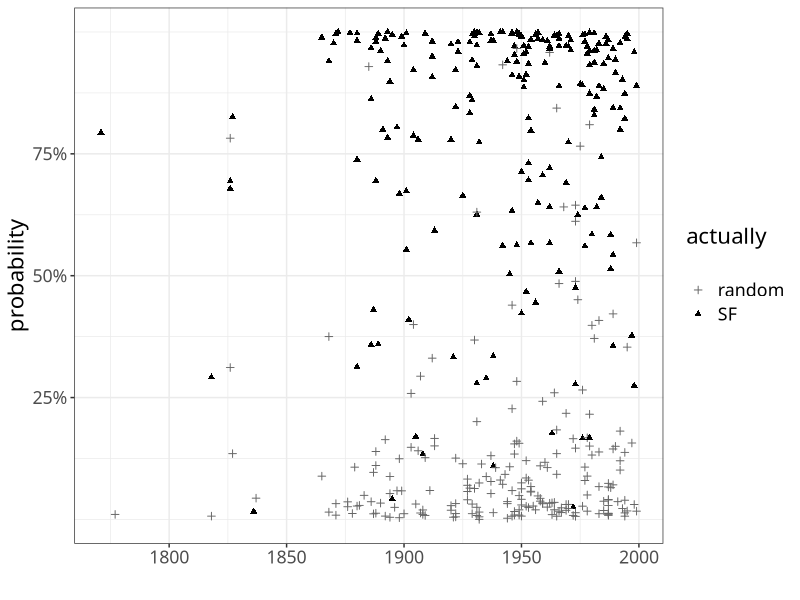
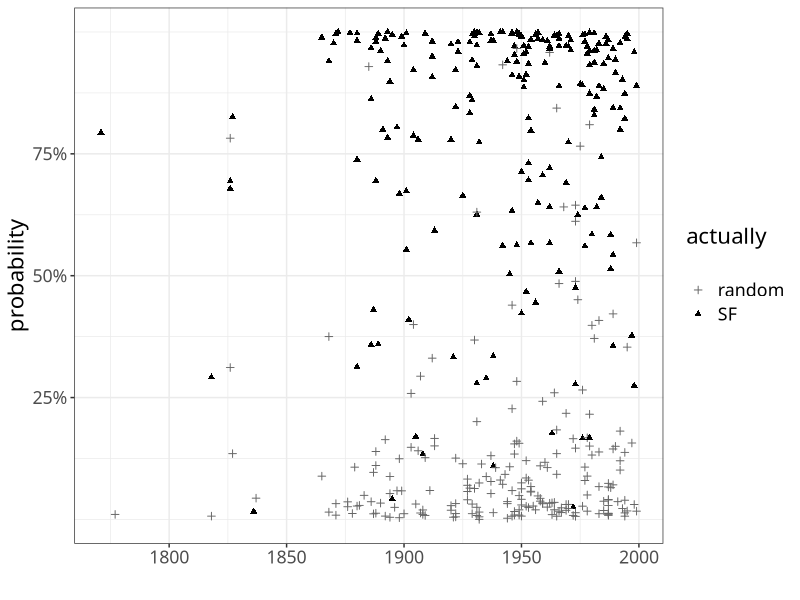
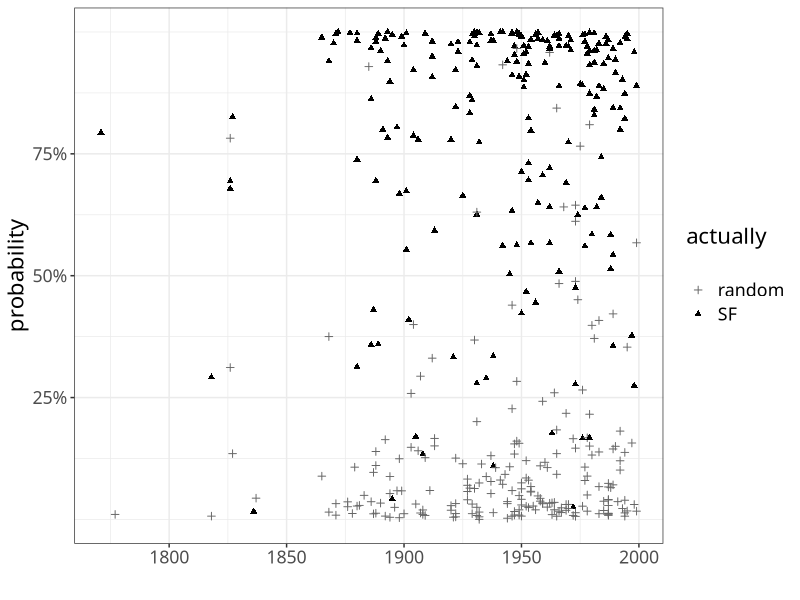

These figures' R source, in order:
library(scales)
library(ggplot2)
library(dplyr)
l <- read.csv('../modeloutput/allSF.csv')
l$realclass <- as.character(l$realclass)
l$realclass[l$realclass == '1'] <- 'SF'
l$realclass[l$realclass == '0'] <- 'random'
l$reviewed <- as.factor(l$realclass)

textframe = data.frame(label = c("L'An 2440"), x = c(1800), y = c(.7))

p <- ggplot(l, aes(x = dateused, y = logistic, color = reviewed, shape = reviewed)) + 
  geom_point() + scale_shape_manual(name="actually\n", values = c(3, 17)) + 
  scale_color_manual(name = "actually\n", values = c('gray40', 'black')) + 
  theme_bw() + theme(text = element_text(size = 16, family = 'Avenir Next Medium')) + 
  scale_y_continuous('probability', labels = percent, breaks = c(0.25,0.5,0.75)) + 
  scale_x_continuous("", breaks = c(1800,1850,1900,1950,2000))
plot(p)

tiff("../images/C2Fig2allSF.tiff", height = 6, width = 9, units = 'in', res=400)
plot(p)
dev.off()
plot(p)